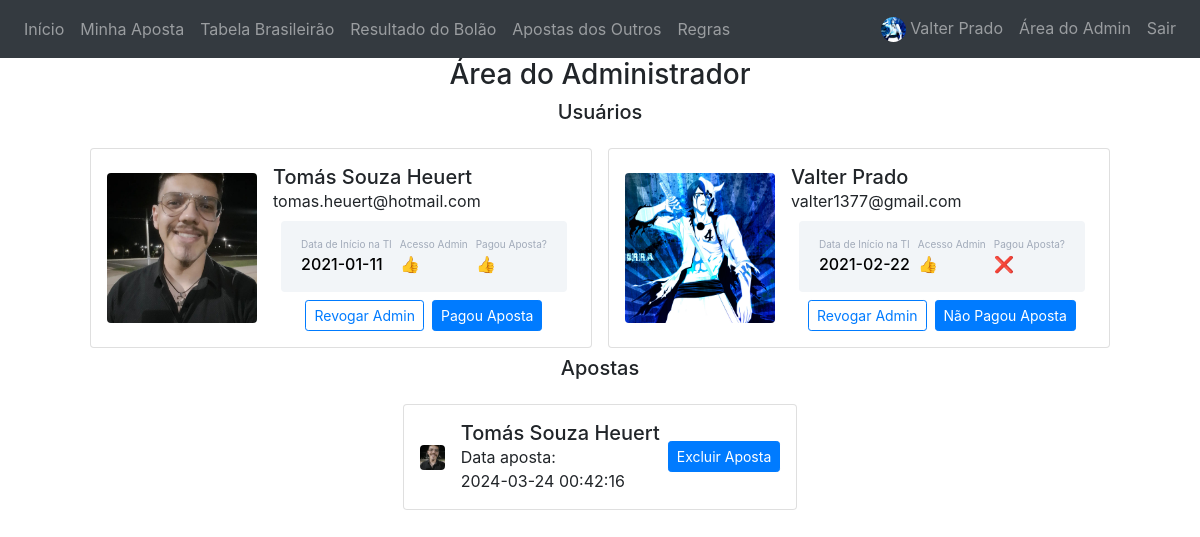
/admin_area (signed in), run on an earlier commit of the app's database.
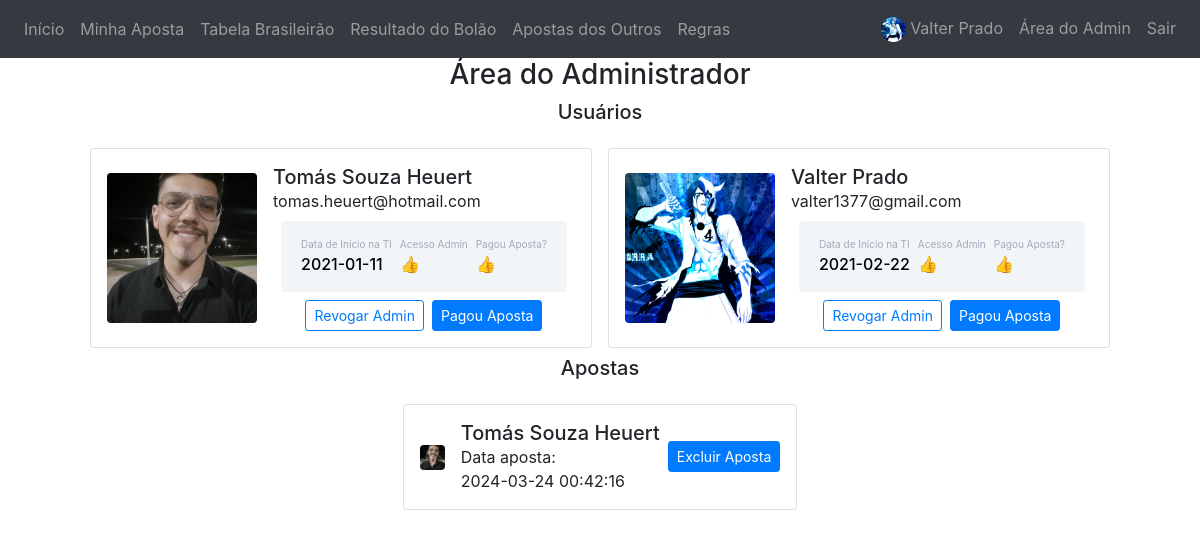
And on a later commit of the database.
### website/models.py (models this page shows)
class User(db.Model, UserMixin):
    id = db.Column(db.Integer, primary_key=True)
    email = db.Column(db.String(150), unique=True)
    password = db.Column(db.String(150))
    cpf = db.Column(db.String(150))
    nome_completo = db.Column(db.String(150))
    pagou_aposta = db.Column(db.Boolean)
    has_admin = db.Column(db.Boolean)
    data_inicioti = db.Column(db.Date)
    foto_perfil = db.Column(db.String(200))
    notes = db.relationship('Note')

class Aposta(db.Model):
    id = db.Column(db.Integer, primary_key=True)
    user_id = db.Column(db.Integer, db.ForeignKey('user.id'))
    aposta_json = db.Column(db.String(10000))
    data_confirmacao = db.Column(db.DateTime(timezone=True), default=func.now())

### website/views.py (the view)
@views.route('/admin_area', methods=['GET','POST'])
@login_required
def admin_area():
    users = User.query.all()
    apostas = Aposta.query.all()
    for aposta in apostas:
        aposta.user = next(user for user in users if user.id == aposta.user_id)
    return render_template('admin_area.html', user=current_user, users=users, apostas=apostas)

### website/__init__.py (called while the page is built)
def create_app():
    app = Flask(__name__)
    app.config['SECRET_KEY'] = 'hjshjhdjah kjshkjdhjs'
    app.config['SQLALCHEMY_DATABASE_URI'] = f'sqlite:///{DB_NAME}'
    app.config["UPLOAD_FOLDER"] = UPLOAD_FOLDER
    db.init_app(app)
    from .views import views
    from .auth import auth
    app.register_blueprint(views, url_prefix='/')
    app.register_blueprint(auth, url_prefix='/')
    from .models import User, Note
    with app.app_context():
        db.create_all()
    login_manager = LoginManager()
    login_manager.login_view = 'auth.login'
    login_manager.login_message = ''
    login_manager.init_app(app)
    @login_manager.user_loader
    def load_user(id):
        return User.query.get(int(id))
    return app

### website/templates/admin_area.html (shortened to what this page needs)
{% extends "base.html" %}
{% block content %}
<h3 align="center">Área do Administrador</h3>
{% if user.has_admin %}
<h5 align="center">Usuários</h5>
<div class="container-fluid mt-3 d-flex justify-content-center">
    <div class="row">
        {% for user_row in users %}
        <div class="card p-3 m-2">
            <div class="d-flex align-items-center">
                <div class="image">
                    <img src="{{user_row.foto_perfil}}" class="rounded" width="150px" height="150px"
                        style="object-fit: cover;">
                </div>
                <div class="ml-3">
                    <h5 class="mb-0 mt-0">{{user_row.nome_completo}}</h5>
                    <span>{{user_row.email}}</span>
                    <div class="p-3 m-2 bg-primary d-flex justify-content-between rounded text-white stats row">
                        <div class="d-flex flex-column mx-1">
                            <span class="detail-custom">Data de Início na TI</span>
                            <span class="number-custom">{{user_row.data_inicioti}}</span>
                        </div>
                        <div class="d-flex flex-column mx-1">
                            <span class="detail-custom">Acesso Admin</span>
                            <span class="number-custom">{% if user_row.has_admin %}👍{% else %}❌{% endif %}</span>
                        </div>
                        <div class="d-flex flex-column mx-1">
                            <span class="detail-custom">Pagou Aposta?</span>
                            <span class="number-custom">{% if user_row.pagou_aposta %}👍{% else %}❌{% endif %}</span>
                        </div>
                    </div>
                    <div class="button mt-2 d-flex flex-row justify-content-center align-items-center row">
                        <button class="btn btn-sm btn-outline-primary mx-1"
                            onclick="handleAdminAction('admin','{{user_row.id}}')">
                            {% if user_row.has_admin %}Revogar{% else %}Conceder{% endif %} Admin
                        </button>
                        <button class="btn btn-sm btn-primary mx-1"
                            onclick="handleAdminAction('pagamento','{{user_row.id}}')">
                            {% if user_row.pagou_aposta %}Pagou{% else %}Não Pagou{% endif %} Aposta
                        </button>
                    </div>
                </div>
            </div>
        </div>
        {% endfor %}
    </div>
</div>
<h5 align="center">Apostas</h5>
<div class="container mt-3 d-flex justify-content-center">
    {% if apostas %}
    <div class="row">
        {% for aposta in apostas %}
        <div class="card p-3 m-2">
            <div class="d-flex align-items-center justify-content-between">
                <div class="image">
                    <img src="{{aposta.user.foto_perfil}}" class="rounded" width="25px" height="25px"
                        style="object-fit: cover;">
                </div>
                <div class="ml-3">
                    <h5 class="mb-0 mt-0">{{aposta.user.nome_completo}}</h5>
                    <span>Data aposta:</span><br/>
                    <span>{{aposta.data_confirmacao}}</span>
                </div>
                <div class="align-items-center">
                    <button class="btn btn-sm btn-primary ml-2"
                        onclick="handleAdminAction('excluir_aposta','{{aposta.id}}')">
                        Excluir Aposta
                    </button>
                </div>
            </div>
        </div>
        {% endfor %}
    </div>
    {% else %}
    <h4 align="center">Nada para ver aqui... Ainda... 👀</h4>
    {% endif %}
</div>
{% endif %}
{% endblock %}

### website/templates/base.html (shortened to what this page needs)
<!DOCTYPE html>
<html>
  <head>
    <link
      rel="stylesheet"
      href="https://stackpath.bootstrapcdn.com/bootstrap/4.4.1/css/bootstrap.min.css"
    />
    <link
      rel="stylesheet"
      href="https://stackpath.bootstrapcdn.com/font-awesome/4.7.0/css/font-awesome.min.css"
    />
  </head>
  <body>
    {% if user.is_authenticated %}
    <nav class="navbar navbar-expand-lg navbar-dark bg-dark">
      <div class="collapse navbar-collapse justify-content-between" id="navbar">
        <div class="navbar-nav">
          <a class="nav-item nav-link" id="home" href="/" title="Início">Início</a>
          <a class="nav-item nav-link" id="minha_aposta" href="/minha_aposta" title="Minha Aposta">Minha Aposta</a>
          <a class="nav-item nav-link" id="tabelaBrasileirao" href="/tabela_brasileirao" title="Tabela Brasileirão">Tabela Brasileirão</a>
          <a class="nav-item nav-link" id="tabelaBrasileirao" href="/resultado_bolao" title="Resultado do Bolão">Resultado do Bolão</a>
          <a class="nav-item nav-link" id="tabelaBrasileirao" href="/apostas_outros" title="Apostas dos Outros">Apostas dos Outros</a>
          <a class="nav-item nav-link" id="regras" href="/regras" title="Regras">Regras</a>
        </div>
        {% if user.is_authenticated %}
        <div class="navbar-nav">
          <a class="nav-item nav-link" href="/perfil" title="Perfil de {{user.nome_completo}}">
            <img src="{{user.foto_perfil}}" class="rounded-circle" width="25" height="25" style="object-fit: cover;">
            <span class="nav-item navbar-link">{{user.nome_completo}}</span>
          </a>
          {% if user.has_admin %}
          <a class="nav-item nav-link" id="logout" href="/admin_area" title="Área do Admin">Área do Admin</a>
          {% endif %}
          <a class="nav-item nav-link" id="logout" href="/logout" title="Sair" onclick="return confirm('Deseja mesmo sair?')">Sair</a>
        </div>
        {% endif %}
      </div>
    </nav>
    {% endif %}
    <div class="container">{% block content %} {% endblock %}</div>
  </body>
</html>

### website/templates/admin_area.html (style rules this page uses)
.stats { background: #f2f5f8 !important; color: #000 !important; }
.detail-custom { font-size: 10px; color: #a1aab9; }
.number-custom { font-weight: 500; }

What changed in the data, as far as the page shows it:
changed User "Valter Prado": pagou_aposta "❌ Não Pagou" → "👍 Pagou"
